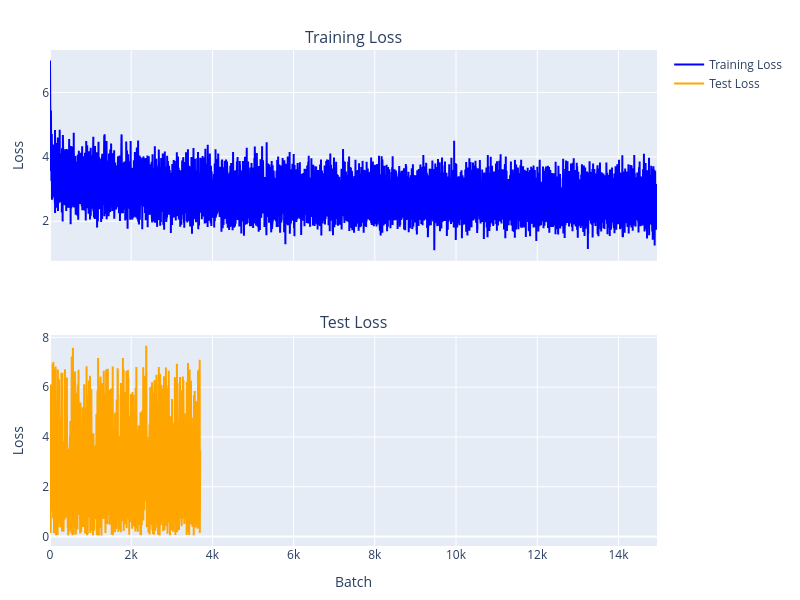

Here is the notebook cell this chart was saved with:
### Code cell
optim = torch.optim.Adam(model.parameters(), lr=LEARNING_RATE)
loss_func = torch.nn.CrossEntropyLoss()
cbs = [ProgressCallback(PROGRESS_UPDATE_FREQ), SaveModel()]
learner = Learner(model, optim, loss_func, train_loader, test_loader, cbs, device=device)
learner.fit(NUM_EPOCHS)

### Figure 1 — Plotly figure (JSON) as saved in the notebook; plotly's stock layout.template omitted (floating-point values rounded to 4 significant figures; data arrays with more than 128 entries replaced by an {"elided": "..."} marker saying what was removed)
{"data": [{"line": {"color": "blue"}, "mode": "lines", "name": "Training Loss", "type": "scatter", "x": {"elided": "14951 int values"}, "xaxis": "x", "y": {"elided": "14951 float values"}, "yaxis": "y"}, {"line": {"color": "orange"}, "mode": "lines", "name": "Test Loss", "type": "scatter", "x": {"elided": "3701 int values"}, "xaxis": "x2", "y": {"elided": "3701 float values"}, "yaxis": "y2"}], "layout": {"annotations": [{"font": {"size": 16}, "showarrow": false, "text": "Training Loss", "x": 0.5, "xanchor": "center", "xref": "paper", "y": 1, "yanchor": "bottom", "yref": "paper"}, {"font": {"size": 16}, "showarrow": false, "text": "Test Loss", "x": 0.5, "xanchor": "center", "xref": "paper", "y": 0.425, "yanchor": "bottom", "yref": "paper"}], "height": 600, "margin": {"b": 50, "l": 50, "r": 50, "t": 50}, "showlegend": true, "width": 800, "xaxis": {"anchor": "y", "domain": [0, 1], "matches": "x2", "showticklabels": false}, "xaxis2": {"anchor": "y2", "domain": [0, 1], "title": {"text": "Batch"}}, "yaxis": {"anchor": "x", "domain": [0.575, 1], "title": {"text": "Loss"}}, "yaxis2": {"anchor": "x2", "domain": [0, 0.425], "title": {"text": "Loss"}}}}
